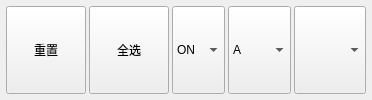
    <widget class="QFrame" name="frame_6">
     <property name="cursor">
      <cursorShape>BlankCursor</cursorShape>
     </property>
     <property name="contextMenuPolicy">
      <enum>Qt::NoContextMenu</enum>
     </property>
     <property name="frameShape">
      <enum>QFrame::NoFrame</enum>
     </property>
     <property name="frameShadow">
      <enum>QFrame::Plain</enum>
     </property>
     <property name="lineWidth">
      <number>0</number>
     </property>
     <layout class="QHBoxLayout" name="horizontalLayout_2" stretch="3,3,1,1,1">
      <property name="spacing">
       <number>3</number>
      </property>
      <property name="leftMargin">
       <number>6</number>
      </property>
      <property name="topMargin">
       <number>6</number>
      </property>
      <property name="rightMargin">
       <number>6</number>
      </property>
      <property name="bottomMargin">
       <number>6</number>
      </property>
      <item>
       <widget class="QPushButton" name="allFO_pushButton">
        <property name="sizePolicy">
         <sizepolicy hsizetype="Preferred" vsizetype="Preferred">
          <horstretch>0</horstretch>
          <verstretch>0</verstretch>
         </sizepolicy>
        </property>
        <property name="cursor">
         <cursorShape>BlankCursor</cursorShape>
        </property>
        <property name="focusPolicy">
         <enum>Qt::NoFocus</enum>
        </property>
        <property name="contextMenuPolicy">
         <enum>Qt::NoContextMenu</enum>
        </property>
        <property name="text">
         <string>重置</string>
        </property>
       </widget>
      </item>
      <item>
       <widget class="QPushButton" name="allNO_pushButton">
        <property name="sizePolicy">
         <sizepolicy hsizetype="Preferred" vsizetype="Preferred">
          <horstretch>0</horstretch>
          <verstretch>0</verstretch>
         </sizepolicy>
        </property>
        <property name="cursor">
         <cursorShape>BlankCursor</cursorShape>
        </property>
        <property name="focusPolicy">
         <enum>Qt::NoFocus</enum>
        </property>
        <property name="contextMenuPolicy">
         <enum>Qt::NoContextMenu</enum>
        </property>
        <property name="text">
         <string>全选</string>
        </property>
       </widget>
      </item>
      <item>
       <widget class="QComboBox" name="onoff_comboBox">
        <property name="sizePolicy">
         <sizepolicy hsizetype="Preferred" vsizetype="Preferred">
          <horstretch>0</horstretch>
          <verstretch>0</verstretch>
         </sizepolicy>
        </property>
        <property name="cursor">
         <cursorShape>BlankCursor</cursorShape>
        </property>
        <property name="focusPolicy">
         <enum>Qt::NoFocus</enum>
        </property>
        <property name="contextMenuPolicy">
         <enum>Qt::NoContextMenu</enum>
        </property>
        <property name="styleSheet">
         <string notr="true"/>
        </property>
        <property name="currentText">
         <string>ON</string>
        </property>
        <property name="currentIndex">
         <number>0</number>
        </property>
        <property name="maxVisibleItems">
         <number>6</number>
        </property>
        <property name="maxCount">
         <number>9</number>
        </property>
        <property name="Outputed" stdset="0">
         <bool>true</bool>
        </property>
        <item>
         <property name="text">
          <string>ON</string>
         </property>
        </item>
        <item>
         <property name="text">
          <string>OFF</string>
         </property>
        </item>
       </widget>
      </item>
      <item>
       <widget class="QComboBox" name="unit_comboBox">
        <property name="sizePolicy">
         <sizepolicy hsizetype="Preferred" vsizetype="Preferred">
          <horstretch>0</horstretch>
          <verstretch>0</verstretch>
         </sizepolicy>
        </property>
        <property name="cursor">
         <cursorShape>BlankCursor</cursorShape>
        </property>
        <property name="focusPolicy">
         <enum>Qt::NoFocus</enum>
        </property>
        <property name="contextMenuPolicy">
         <enum>Qt::NoContextMenu</enum>
        </property>
        <property name="currentText">
         <string>A</string>
        </property>
        <property name="maxVisibleItems">
         <number>6</number>
        </property>
        <property name="maxCount">
         <number>9</number>
        </property>
        <property name="modelColumn">
         <number>0</number>
        </property>
        <item>
         <property name="text">
          <string>A</string>
         </property>
        </item>
        <item>
         <property name="text">
          <string>mA</string>
         </property>
        </item>
        <item>
         <property name="text">
          <string>AUTO</string>
         </property>
        </item>
       </widget>
      </item>
      <item>
       <widget class="QComboBox" name="model_comboBox">
        <property name="sizePolicy">
         <sizepolicy hsizetype="Preferred" vsizetype="Preferred">
          <horstretch>0</horstretch>
          <verstretch>0</verstretch>
         </sizepolicy>
        </property>
        <property name="cursor">
         <cursorShape>BlankCursor</cursorShape>
        </property>
        <property name="focusPolicy">
         <enum>Qt::NoFocus</enum>
        </property>
        <property name="contextMenuPolicy">
         <enum>Qt::NoContextMenu</enum>
        </property>
        <property name="maxVisibleItems">
         <number>6</number>
        </property>
        <property name="maxCount">
         <number>9</number>
        </property>
       </widget>
      </item>
     </layout>
    </widget>
